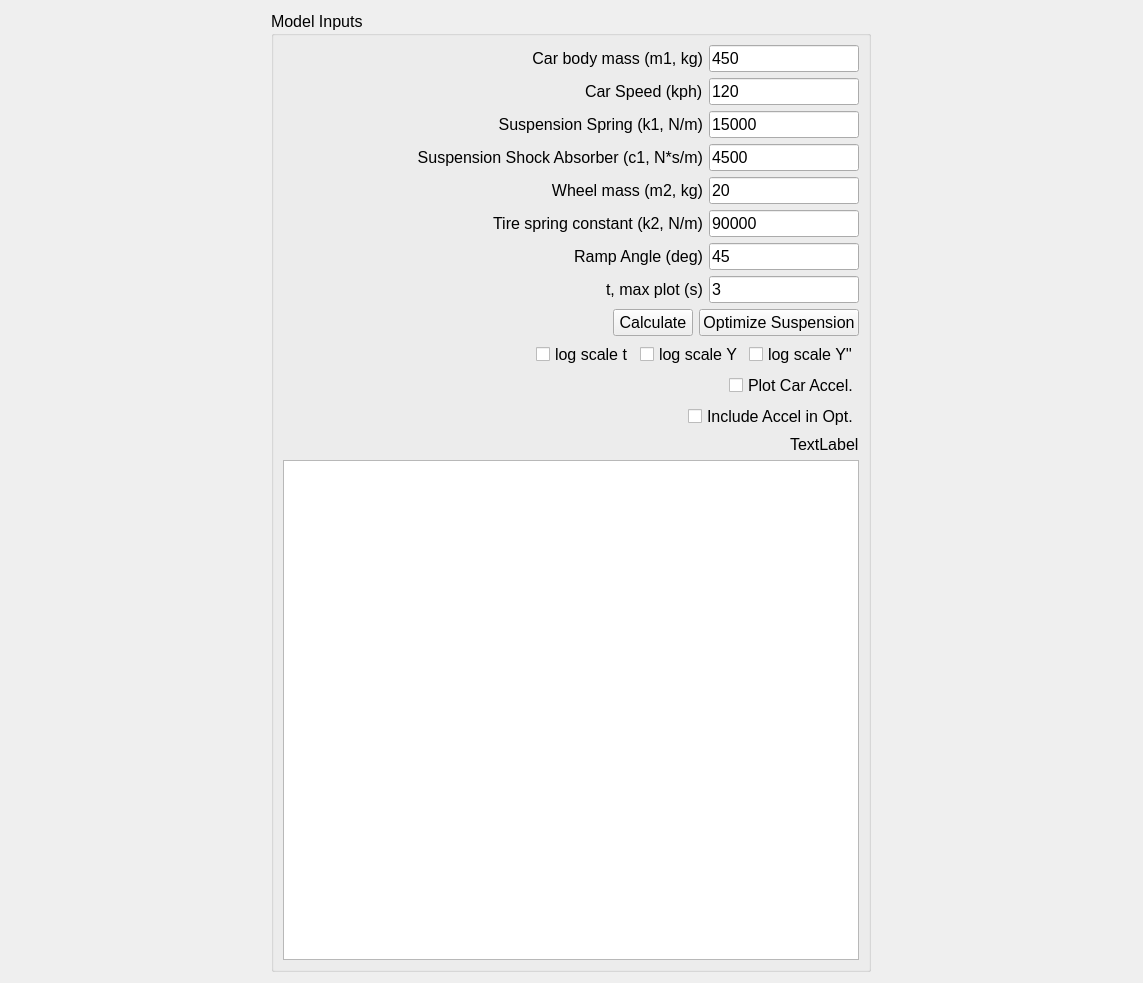
<?xml version="1.0" encoding="UTF-8"?>
<ui version="4.0">
 <class>Form</class>
 <widget class="QWidget" name="Form">
  <property name="geometry">
   <rect>
    <x>0</x>
    <y>0</y>
    <width>1143</width>
    <height>959</height>
   </rect>
  </property>
  <property name="windowTitle">
   <string>Form</string>
  </property>
  <layout class="QHBoxLayout" name="horizontalLayout">
   <item>
    <widget class="QGroupBox" name="grp_Inputs">
     <property name="sizePolicy">
      <sizepolicy hsizetype="Minimum" vsizetype="Preferred">
       <horstretch>0</horstretch>
       <verstretch>0</verstretch>
      </sizepolicy>
     </property>
     <property name="maximumSize">
      <size>
       <width>600</width>
       <height>16777215</height>
      </size>
     </property>
     <property name="font">
      <font>
       <pointsize>12</pointsize>
      </font>
     </property>
     <property name="title">
      <string>Model Inputs</string>
     </property>
     <property name="flat">
      <bool>false</bool>
     </property>
     <layout class="QGridLayout" name="gridLayout" columnstretch="0,0">
      <property name="sizeConstraint">
       <enum>QLayout::SetMinimumSize</enum>
      </property>
      <item row="5" column="1">
       <widget class="QLineEdit" name="le_k2">
        <property name="sizePolicy">
         <sizepolicy hsizetype="Fixed" vsizetype="Fixed">
          <horstretch>0</horstretch>
          <verstretch>0</verstretch>
         </sizepolicy>
        </property>
        <property name="minimumSize">
         <size>
          <width>75</width>
          <height>0</height>
         </size>
        </property>
        <property name="maximumSize">
         <size>
          <width>150</width>
          <height>16777215</height>
         </size>
        </property>
        <property name="font">
         <font>
          <pointsize>12</pointsize>
         </font>
        </property>
        <property name="text">
         <string>90000</string>
        </property>
       </widget>
      </item>
      <item row="7" column="1">
       <widget class="QLineEdit" name="le_tmax">
        <property name="sizePolicy">
         <sizepolicy hsizetype="Fixed" vsizetype="Fixed">
          <horstretch>0</horstretch>
          <verstretch>0</verstretch>
         </sizepolicy>
        </property>
        <property name="minimumSize">
         <size>
          <width>75</width>
          <height>0</height>
         </size>
        </property>
        <property name="maximumSize">
         <size>
          <width>150</width>
          <height>16777215</height>
         </size>
        </property>
        <property name="text">
         <string>3</string>
        </property>
       </widget>
      </item>
      <item row="1" column="0" alignment="Qt::AlignRight">
       <widget class="QLabel" name="lbl_CarSpeed">
        <property name="sizePolicy">
         <sizepolicy hsizetype="Fixed" vsizetype="Preferred">
          <horstretch>0</horstretch>
          <verstretch>0</verstretch>
         </sizepolicy>
        </property>
        <property name="text">
         <string>Car Speed (kph)</string>
        </property>
       </widget>
      </item>
      <item row="4" column="0" alignment="Qt::AlignRight">
       <widget class="QLabel" name="lbl_m2">
        <property name="sizePolicy">
         <sizepolicy hsizetype="Fixed" vsizetype="Preferred">
          <horstretch>0</horstretch>
          <verstretch>0</verstretch>
         </sizepolicy>
        </property>
        <property name="font">
         <font>
          <pointsize>12</pointsize>
         </font>
        </property>
        <property name="text">
         <string>Wheel mass (m2, kg)</string>
        </property>
        <property name="alignment">
         <set>Qt::AlignRight|Qt::AlignTrailing|Qt::AlignVCenter</set>
        </property>
       </widget>
      </item>
      <item row="5" column="0" alignment="Qt::AlignRight">
       <widget class="QLabel" name="lbl_k2">
        <property name="sizePolicy">
         <sizepolicy hsizetype="Fixed" vsizetype="Preferred">
          <horstretch>0</horstretch>
          <verstretch>0</verstretch>
         </sizepolicy>
        </property>
        <property name="font">
         <font>
          <pointsize>12</pointsize>
         </font>
        </property>
        <property name="text">
         <string>Tire spring constant (k2, N/m)</string>
        </property>
        <property name="alignment">
         <set>Qt::AlignRight|Qt::AlignTrailing|Qt::AlignVCenter</set>
        </property>
       </widget>
      </item>
      <item row="2" column="0" alignment="Qt::AlignRight">
       <widget class="QLabel" name="lbl_Spring1">
        <property name="sizePolicy">
         <sizepolicy hsizetype="Fixed" vsizetype="Preferred">
          <horstretch>0</horstretch>
          <verstretch>0</verstretch>
         </sizepolicy>
        </property>
        <property name="font">
         <font>
          <pointsize>12</pointsize>
         </font>
        </property>
        <property name="text">
         <string>Suspension Spring (k1, N/m)</string>
        </property>
        <property name="alignment">
         <set>Qt::AlignRight|Qt::AlignTrailing|Qt::AlignVCenter</set>
        </property>
       </widget>
      </item>
      <item row="3" column="1">
       <widget class="QLineEdit" name="le_c1">
        <property name="sizePolicy">
         <sizepolicy hsizetype="Fixed" vsizetype="Fixed">
          <horstretch>0</horstretch>
          <verstretch>0</verstretch>
         </sizepolicy>
        </property>
        <property name="minimumSize">
         <size>
          <width>75</width>
          <height>0</height>
         </size>
        </property>
        <property name="maximumSize">
         <size>
          <width>150</width>
          <height>16777215</height>
         </size>
        </property>
        <property name="font">
         <font>
          <pointsize>12</pointsize>
         </font>
        </property>
        <property name="text">
         <string>4500</string>
        </property>
       </widget>
      </item>
      <item row="0" column="1">
       <widget class="QLineEdit" name="le_m1">
        <property name="sizePolicy">
         <sizepolicy hsizetype="Fixed" vsizetype="Fixed">
          <horstretch>0</horstretch>
          <verstretch>0</verstretch>
         </sizepolicy>
        </property>
        <property name="minimumSize">
         <size>
          <width>75</width>
          <height>0</height>
         </size>
        </property>
        <property name="maximumSize">
         <size>
          <width>150</width>
          <height>16777215</height>
         </size>
        </property>
        <property name="font">
         <font>
          <pointsize>12</pointsize>
         </font>
        </property>
        <property name="text">
         <string>450</string>
        </property>
       </widget>
      </item>
      <item row="7" column="0" alignment="Qt::AlignRight">
       <widget class="QLabel" name="lbl_tMax">
        <property name="sizePolicy">
         <sizepolicy hsizetype="Fixed" vsizetype="Preferred">
          <horstretch>0</horstretch>
          <verstretch>0</verstretch>
         </sizepolicy>
        </property>
        <property name="text">
         <string>t, max plot (s)</string>
        </property>
       </widget>
      </item>
      <item row="1" column="1">
       <widget class="QLineEdit" name="le_v">
        <property name="sizePolicy">
         <sizepolicy hsizetype="Fixed" vsizetype="Fixed">
          <horstretch>0</horstretch>
          <verstretch>0</verstretch>
         </sizepolicy>
        </property>
        <property name="minimumSize">
         <size>
          <width>75</width>
          <height>0</height>
         </size>
        </property>
        <property name="maximumSize">
         <size>
          <width>150</width>
          <height>16777215</height>
         </size>
        </property>
        <property name="text">
         <string>120</string>
        </property>
       </widget>
      </item>
      <item row="0" column="0" alignment="Qt::AlignRight">
       <widget class="QLabel" name="lbl_CarBodyMass">
        <property name="sizePolicy">
         <sizepolicy hsizetype="Fixed" vsizetype="Preferred">
          <horstretch>0</horstretch>
          <verstretch>0</verstretch>
         </sizepolicy>
        </property>
        <property name="font">
         <font>
          <pointsize>12</pointsize>
         </font>
        </property>
        <property name="text">
         <string>Car body mass (m1, kg)</string>
        </property>
        <property name="alignment">
         <set>Qt::AlignRight|Qt::AlignTrailing|Qt::AlignVCenter</set>
        </property>
       </widget>
      </item>
      <item row="15" column="0" colspan="2">
       <widget class="QGraphicsView" name="gv_Schematic">
        <property name="minimumSize">
         <size>
          <width>500</width>
          <height>500</height>
         </size>
        </property>
        <property name="maximumSize">
         <size>
          <width>600</width>
          <height>600</height>
         </size>
        </property>
       </widget>
      </item>
      <item row="12" column="0" colspan="2" alignment="Qt::AlignRight">
       <widget class="QCheckBox" name="chk_IncludeAccel">
        <property name="text">
         <string>Include Accel in Opt.</string>
        </property>
       </widget>
      </item>
      <item row="8" column="0" colspan="2">
       <layout class="QHBoxLayout" name="horizontalLayout_2">
        <item>
         <spacer name="horizontalSpacer">
          <property name="orientation">
           <enum>Qt::Horizontal</enum>
          </property>
          <property name="sizeHint" stdset="0">
           <size>
            <width>40</width>
            <height>20</height>
           </size>
          </property>
         </spacer>
        </item>
        <item alignment="Qt::AlignRight">
         <widget class="QPushButton" name="btn_calculate">
          <property name="sizePolicy">
           <sizepolicy hsizetype="Fixed" vsizetype="Fixed">
            <horstretch>0</horstretch>
            <verstretch>0</verstretch>
           </sizepolicy>
          </property>
          <property name="text">
           <string>Calculate</string>
          </property>
         </widget>
        </item>
        <item alignment="Qt::AlignRight">
         <widget class="QPushButton" name="pb_Optimize">
          <property name="sizePolicy">
           <sizepolicy hsizetype="Fixed" vsizetype="Fixed">
            <horstretch>0</horstretch>
            <verstretch>0</verstretch>
           </sizepolicy>
          </property>
          <property name="text">
           <string>Optimize Suspension</string>
          </property>
         </widget>
        </item>
       </layout>
      </item>
      <item row="11" column="0" colspan="2" alignment="Qt::AlignRight">
       <widget class="QCheckBox" name="chk_ShowAccel">
        <property name="text">
         <string>Plot Car Accel.</string>
        </property>
       </widget>
      </item>
      <item row="14" column="0" colspan="2" alignment="Qt::AlignRight">
       <widget class="QLabel" name="lbl_MaxMinInfo">
        <property name="text">
         <string>TextLabel</string>
        </property>
       </widget>
      </item>
      <item row="6" column="0" alignment="Qt::AlignRight">
       <widget class="QLabel" name="lbl_RampANgle">
        <property name="sizePolicy">
         <sizepolicy hsizetype="Fixed" vsizetype="Preferred">
          <horstretch>0</horstretch>
          <verstretch>0</verstretch>
         </sizepolicy>
        </property>
        <property name="font">
         <font>
          <pointsize>12</pointsize>
         </font>
        </property>
        <property name="text">
         <string>Ramp Angle (deg)</string>
        </property>
        <property name="alignment">
         <set>Qt::AlignRight|Qt::AlignTrailing|Qt::AlignVCenter</set>
        </property>
       </widget>
      </item>
      <item row="2" column="1">
       <widget class="QLineEdit" name="le_k1">
        <property name="sizePolicy">
         <sizepolicy hsizetype="Fixed" vsizetype="Fixed">
          <horstretch>0</horstretch>
          <verstretch>0</verstretch>
         </sizepolicy>
        </property>
        <property name="minimumSize">
         <size>
          <width>75</width>
          <height>0</height>
         </size>
        </property>
        <property name="maximumSize">
         <size>
          <width>150</width>
          <height>16777215</height>
         </size>
        </property>
        <property name="font">
         <font>
          <pointsize>12</pointsize>
         </font>
        </property>
        <property name="text">
         <string>15000</string>
        </property>
       </widget>
      </item>
      <item row="4" column="1">
       <widget class="QLineEdit" name="le_m2">
        <property name="sizePolicy">
         <sizepolicy hsizetype="Fixed" vsizetype="Fixed">
          <horstretch>0</horstretch>
          <verstretch>0</verstretch>
         </sizepolicy>
        </property>
        <property name="minimumSize">
         <size>
          <width>75</width>
          <height>0</height>
         </size>
        </property>
        <property name="maximumSize">
         <size>
          <width>150</width>
          <height>16777215</height>
         </size>
        </property>
        <property name="font">
         <font>
          <pointsize>12</pointsize>
         </font>
        </property>
        <property name="text">
         <string>20</string>
        </property>
       </widget>
      </item>
      <item row="6" column="1">
       <widget class="QLineEdit" name="le_ang">
        <property name="sizePolicy">
         <sizepolicy hsizetype="Fixed" vsizetype="Fixed">
          <horstretch>0</horstretch>
          <verstretch>0</verstretch>
         </sizepolicy>
        </property>
        <property name="minimumSize">
         <size>
          <width>75</width>
          <height>0</height>
         </size>
        </property>
        <property name="maximumSize">
         <size>
          <width>150</width>
          <height>16777215</height>
         </size>
        </property>
        <property name="font">
         <font>
          <pointsize>12</pointsize>
         </font>
        </property>
        <property name="text">
         <string>45</string>
        </property>
       </widget>
      </item>
      <item row="9" column="0" colspan="2">
       <layout class="QHBoxLayout" name="layourhorizontal">
        <item>
         <spacer name="horizontalSpacer_2">
          <property name="orientation">
           <enum>Qt::Horizontal</enum>
          </property>
          <property name="sizeHint" stdset="0">
           <size>
            <width>40</width>
            <height>20</height>
           </size>
          </property>
         </spacer>
        </item>
        <item alignment="Qt::AlignRight">
         <widget class="QCheckBox" name="chk_LogX">
          <property name="text">
           <string>log scale t</string>
          </property>
         </widget>
        </item>
        <item alignment="Qt::AlignRight">
         <widget class="QCheckBox" name="chk_LogY">
          <property name="text">
           <string>log scale Y</string>
          </property>
         </widget>
        </item>
        <item alignment="Qt::AlignRight">
         <widget class="QCheckBox" name="chk_LogAccel">
          <property name="text">
           <string>log scale Y''</string>
          </property>
         </widget>
        </item>
       </layout>
      </item>
      <item row="3" column="0" alignment="Qt::AlignRight">
       <widget class="QLabel" name="lbl_Dashpot">
        <property name="sizePolicy">
         <sizepolicy hsizetype="Fixed" vsizetype="Preferred">
          <horstretch>0</horstretch>
          <verstretch>0</verstretch>
         </sizepolicy>
        </property>
        <property name="font">
         <font>
          <pointsize>12</pointsize>
         </font>
        </property>
        <property name="text">
         <string>Suspension Shock Absorber (c1, N*s/m)</string>
        </property>
        <property name="alignment">
         <set>Qt::AlignRight|Qt::AlignTrailing|Qt::AlignVCenter</set>
        </property>
       </widget>
      </item>
     </layout>
    </widget>
   </item>
   <item>
    <layout class="QHBoxLayout" name="layout_horizontal_main"/>
   </item>
  </layout>
 </widget>
 <resources/>
 <connections/>
</ui>
